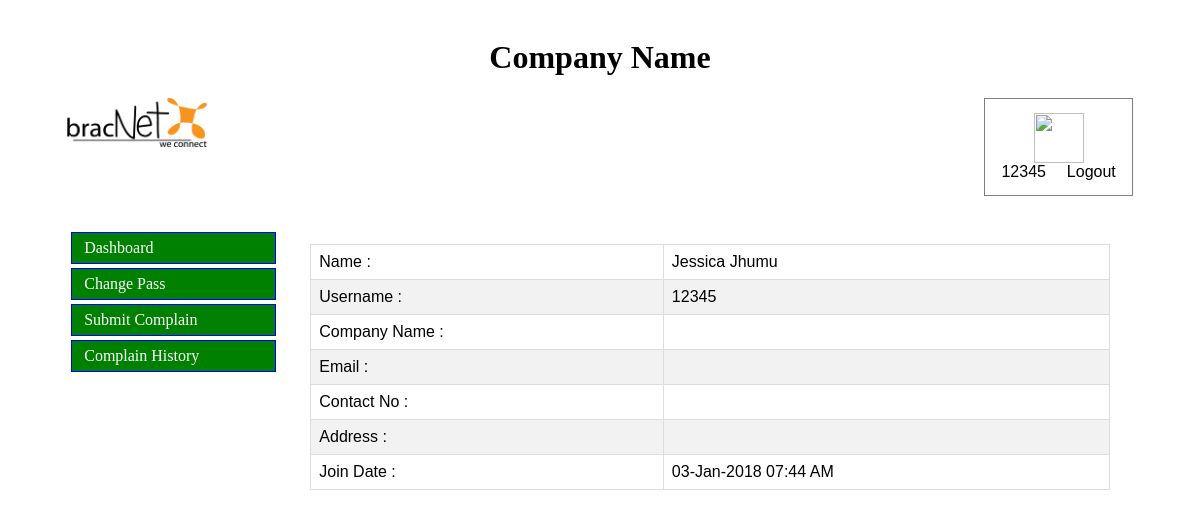
The app's page /user/userpanel.php (signed in) with its own data.
### tables this page shows
CREATE TABLE `users` (
  `id` int(11) NOT NULL,
  `full_name` varchar(50) NOT NULL,
  `username` varchar(50) NOT NULL,
  `company_name` varchar(100) NOT NULL,
  `email` varchar(50) NOT NULL,
  `contactno` varchar(50) NOT NULL,
  `address` text NOT NULL,
  `photo` text NOT NULL,
  `password` varchar(32) NOT NULL,
  `updatetime` int(11) NOT NULL,
  `flag` enum('0','1') NOT NULL
);

### config/function.php (called while the page is built, shortened)
<?php
 function dataquery($connection,$sql){
	 $query = mysqli_query($connection,$sql);
	 if($query){
		return  $query;
	 }else{
		 return false;
	 }
 }
?>

### user/userpanel.php (the view, shortened to what this page needs)
<?php include_once("user_header.php");?>
	<div class="content">
		<?php include("sidebar.php");?>
		<div class="right_content">
				<br/>
				<?php
				$userid = $_SESSION['userid'];
				$query = dataquery($connection,"SELECT `users`.* FROM `users` WHERE `users`.id='$userid'");
					$row = mysqli_fetch_array($query,MYSQLI_ASSOC);
				?>
				<table class="table">
					<tr>
						<td> Name : </td>  <td><?php echo $row['full_name'];?> </td>
					</tr>
					<tr>
						<td> Username : </td>  <td><?php echo $row['username'];?> </td>
					</tr>
					<tr>
						<td> Company Name : </td>  <td><?php echo $row['company_name'];?> </td>
					</tr>
					<tr>
						<td> Email : </td>  <td><?php echo $row['email'];?> </td>
					</tr>
					<tr>
						<td> Contact No : </td>  <td><?php echo $row['contactno'];?> </td>
					</tr>
					<tr>
						<td> Address : </td>  <td><?php echo $row['address'];?> </td>
					</tr>
					<tr>
						<td> Join Date : </td>  <td><?php echo date("d-M-Y H:i A",$row['updatetime']);?> </td>
					</tr>
				</table>
		</div>
	</div>
<?php include_once("../footer.php");?>

### css/style.css (style rules this page uses)
.content { clear: both; min-height: 500px; }
.right_content { width: 75%; margin-top: 20px; margin-left: 20px; float: left; position: relative; padding: 10px; }
.table { font-family: "Trebuchet MS", Arial, Helvetica, sans-serif; border-collapse: collapse; width: 100%; }
.table td, .table th { border: 1px solid #ddd; padding: 8px; }
.table tr:nth-child(even) { background-color: #f2f2f2; }

### records on screen
users: full_name "Jessica Jhumu", username "12345", updatetime "03-Jan-2018 07:44 AM"

### other values on screen
$_SESSION['username'] "12345"
